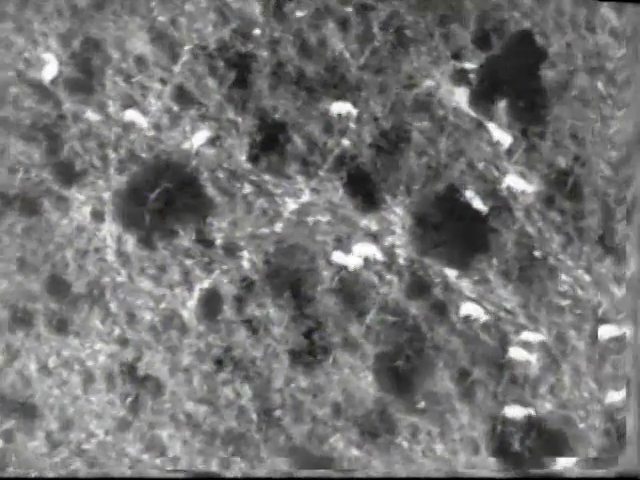
#> input picture Training/image_set/img1.png, 640 x 480 px; its folder holds only this picture in this run
$ python ClassifierTraining.py   (Python 2 division)
#> lines starting #> are read from the running program, lines starting #| are printed output that depends on the picture; after the words box and inside, x2 and y2 are one past the last pixel; in counts of white or black regions, pixels touching at a corner belong together
#!/usr/bin/env python

import cv2
import os, sys
import numpy as np
from scipy import ndimage
from skimage import morphology, img_as_uint
import cPickle
from sklearn.ensemble import RandomForestClassifier


def getObjectFeatures(img, contour):
    x, y, w, h = cv2.boundingRect(contour)
    area = cv2.contourArea(contour)
    extent = float(area) / (h*w)

    hull = cv2.convexHull(contour)
    hull_area = cv2.contourArea(hull)

    solidity = float(area) / hull_area
    (x, y), (major_axis, minor_axis), angle = cv2.fitEllipse(contour)

    mask = np.zeros(img.shape, np.uint8)
    cv2.drawContours(mask, [contour], 0, 255, -1)
    val_min, val_max, loc_min, loc_max = cv2.minMaxLoc(img, mask=mask)
    mean_val = cv2.mean(img, mask=mask)

    return [float(area), extent, solidity, float(major_axis), float(minor_axis), val_min, val_max]

def run(XPOS, YPOS):
#> called with XPOS = 640, YPOS = 300
    features = []
    responses = []
    for fname in os.listdir('Training/image_set'):
        fn = os.path.join('Training/image_set', fname)
        # Read in image as grayscale
        img = cv2.imread(fn)
#> img is the input picture: shape (480, 640, 3); mean B, G, R 115.8, 115.7, 115.9

        gray_img = cv2.cvtColor(img, cv2.COLOR_RGB2GRAY)
        ret, thresh = cv2.threshold(gray_img, 220, 255, cv2.THRESH_TOZERO)
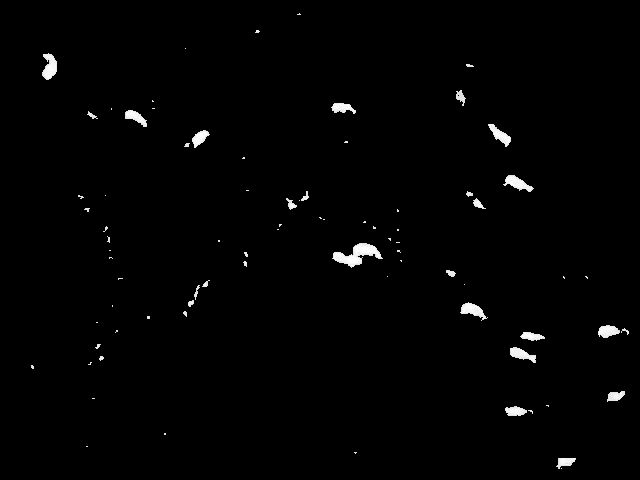
#> thresh: shape (480, 640); min 0, max 255, mean 3
        fill = ndimage.binary_fill_holes(thresh)
#> fill: shape (480, 640) bool; 1.3% white; 80 white regions (55 under 20 px), largest, box (x1, y1, x2, y2) and area: (332, 243, 383, 268) 571, (42, 53, 57, 80) 270, (503, 175, 534, 192) 249

        clean = morphology.remove_small_objects(fill, 12)
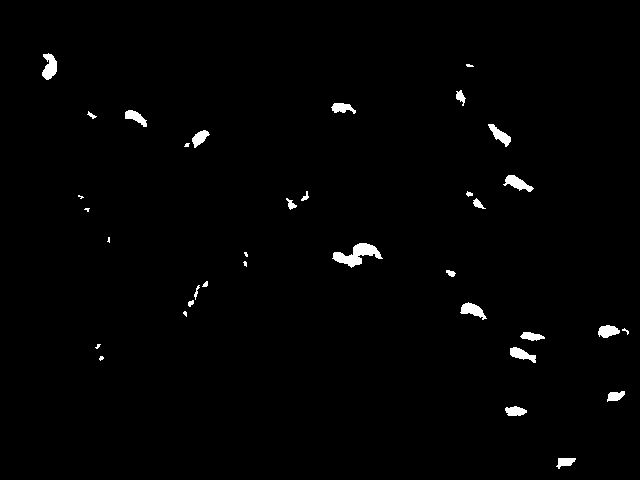
#> clean: shape (480, 640) bool; 1.2% white; 35 white regions (11 under 20 px), largest, box (x1, y1, x2, y2) and area: (332, 243, 383, 268) 570, (42, 53, 57, 80) 270, (503, 175, 534, 192) 249
        clean = img_as_uint(clean).astype(np.dtype('uint8'))
#> clean: shape (480, 640); 1.2% white; 35 white regions (11 under 20 px)
        contour_image = clean.copy()

        contours, hierarchy = cv2.findContours(contour_image, cv2.RETR_LIST, cv2.CHAIN_APPROX_TC89_KCOS)
#> contours = 35 contours, 14 with area under 20; largest, box (x1, y1, x2, y2) and area: (332, 243, 383, 268) 519, (42, 53, 57, 80) 248, (503, 175, 534, 192) 219, (460, 302, 487, 320) 210, (510, 347, 536, 363) 187

        for cnt in contours:
            if len(cnt) < 5:
                continue

            gray_copy = gray_img.copy()
            img_copy = img.copy()
            feats = getObjectFeatures(gray_copy, cnt)
            x, y, w, h = cv2.boundingRect(cnt)
            if x > 10:
                x = x - 10
            if y > 10:
                y = y - 10
            if (x + w + 20) < 640:
                w = w + 20
            if (y + h + 20) < 480:
                h = h + 20
            cv2.rectangle(img_copy, (x, y), (x+w, y+h), (255,0,0), 2)

            features.append(feats)

            cv2.imshow('Training Demo', img_copy)
            cv2.moveWindow('Training Demo', XPOS, YPOS)
            key = cv2.waitKey(0) & 0xFF

            if key == ord('0') or key == 176:
                responses.append(0)
            elif key == ord('1') or key == 177:
                responses.append(1)
            elif key == ord('2') or key == 178:
                responses.append(2)
            elif key == ord('3') or key == 179:
                responses.append(3)
            elif key == ord('4') or key == 180:
                responses.append(4)
            elif key == ord('5') or key == 181:
                responses.append(5)
            elif key == 27:
                return None, None

            del(gray_copy)
            del(img_copy)

            cv2.destroyAllWindows()
#> this loop made 1 pass; (key Esc is pressed on pass 1)
#> (x, y, w, h, area in getObjectFeatures, extent in getObjectFeatures, hull_area in getObjectFeatures, solidity in getObjectFeatures) on pass 1: (546, 448, 40, 31, 110, 0.5, 130, 0.846)
#> pass 1, in run, `cv2.imshow('Training Demo', img_copy)`:
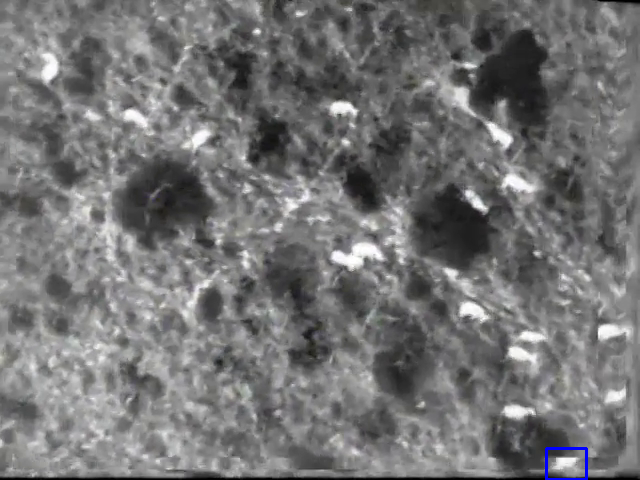
#> window 'Training Demo': shape (480, 640, 3); mean B, G, R 116, 115.6, 115.8
#> after the loop, features = [[110, 0.5, 0.846, 14.12, 23.17, 211, 251]]; responses = []

    return features, responses


if __name__=='__main__':
    XPOS = 640
    YPOS = 300

    features, responses = run(XPOS, YPOS)

    if features == None and responses == None:
        sys.exit()
#> (the program exits here)

$ run again, on Training/image_set/img13.png
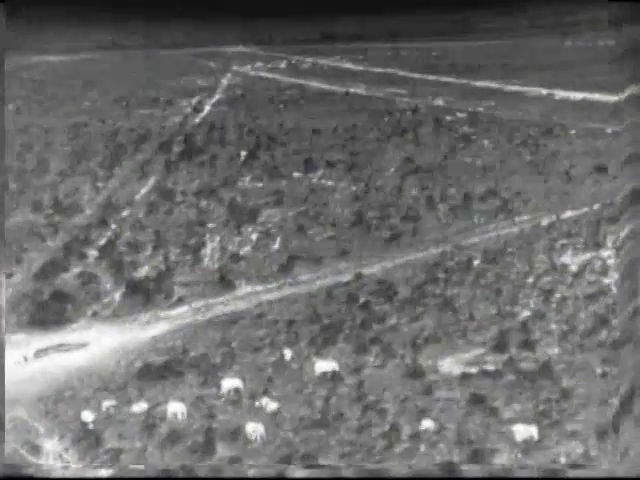
#> input picture Training/image_set/img13.png, 640 x 480 px
#> in run, img is the input picture: shape (480, 640, 3); mean B, G, R 108.2, 108.3, 108.3
#> in run, `ret, thresh = cv2.threshold(gray_img, 220, 255, cv2.THRESH_TOZERO)`:
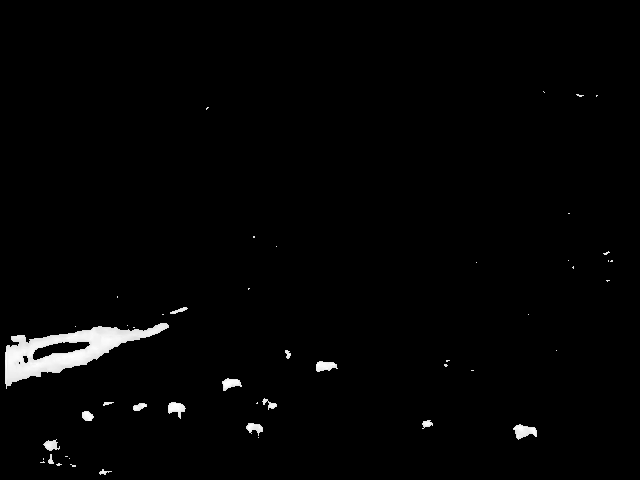
#> thresh: shape (480, 640); min 0, max 255, mean 4.2
#> in run, `fill = ndimage.binary_fill_holes(thresh)`:
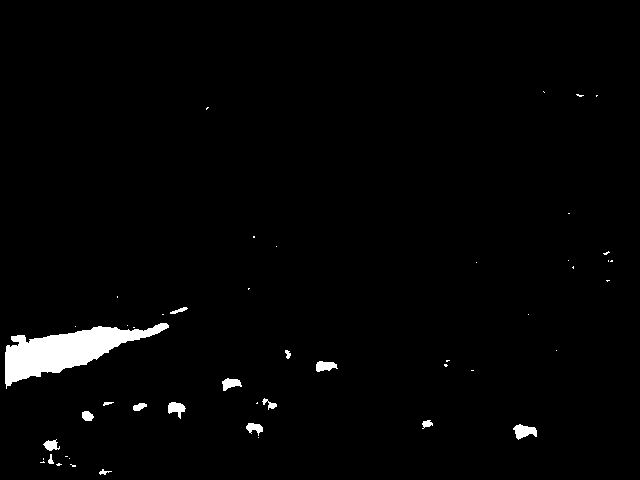
#> fill: shape (480, 640) bool; 2% white; 49 white regions (33 under 20 px), largest, box (x1, y1, x2, y2) and area: (5, 323, 169, 389) 4424, (513, 424, 537, 440) 233, (168, 402, 186, 419) 173
#> contours = 18 contours, 4 with area under 20; largest, box (x1, y1, x2, y2) and area: (5, 323, 169, 389) 4238, (513, 424, 537, 440) 194, (168, 402, 186, 419) 152, (316, 361, 338, 372) 146, (222, 378, 242, 391) 140
#> the loop in run, `for cnt in contours:` made 1 pass; (key Esc is pressed on pass 1)
#> (x, y, w, h, area in getObjectFeatures, extent in getObjectFeatures, hull_area in getObjectFeatures, solidity in getObjectFeatures) on pass 1: (90, 459, 32, 6, 23, 0.319, 35, 0.657)
#> after the loop in run, `for cnt in contours:`: features = [[23, 0.319, 0.657, 5.21, 12.06, 216, 250]]; responses = []

$ run again, on Training/image_set/img15.png
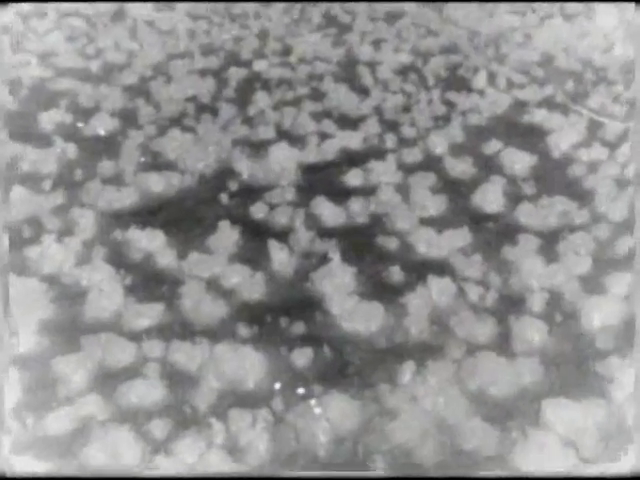
#> input picture Training/image_set/img15.png, 640 x 480 px
#> in run, img is the input picture: shape (480, 640, 3); mean B, G, R 145.4, 145.5, 145.7
#> in run, `ret, thresh = cv2.threshold(gray_img, 220, 255, cv2.THRESH_TOZERO)`:
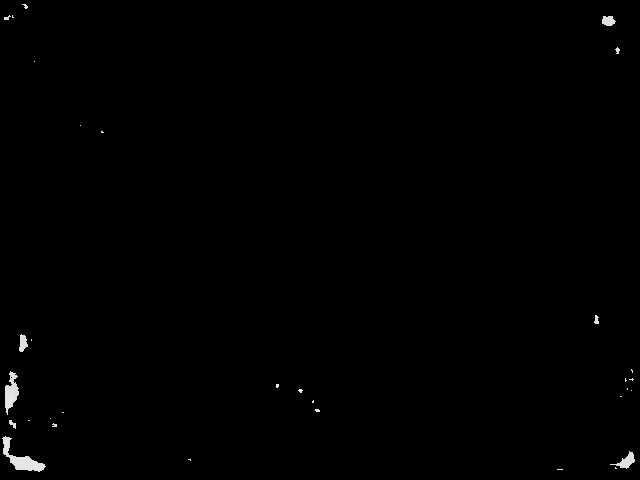
#> thresh: shape (480, 640); min 0, max 243, mean 1.1
#> fill: shape (480, 640) bool; 0.48% white; 32 white regions (24 under 20 px), largest, box (x1, y1, x2, y2) and area: (2, 436, 46, 472) 507, (5, 371, 19, 415) 345, (610, 451, 635, 469) 169
#> contours = 13 contours, 7 with area under 20; largest, box (x1, y1, x2, y2) and area: (2, 436, 46, 472) 455, (5, 371, 19, 415) 304, (610, 451, 635, 469) 143, (19, 334, 28, 352) 90, (602, 16, 616, 26) 90, (9, 420, 16, 429) 22
#> the loop in run, `for cnt in contours:` made 1 pass; (key Esc is pressed on pass 1)
#> (x, y, w, h, area in getObjectFeatures, extent in getObjectFeatures, hull_area in getObjectFeatures, solidity in getObjectFeatures) on pass 1: (600, 441, 25, 38, 143, 0.318, 221.5, 0.646)
#> pass 1, in run, `cv2.imshow('Training Demo', img_copy)`:
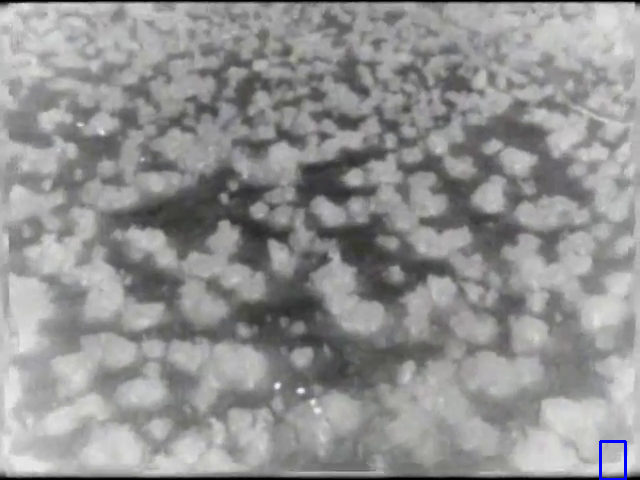
#> window 'Training Demo': shape (480, 640, 3); mean B, G, R 145.5, 145.4, 145.5
#> after the loop in run, `for cnt in contours:`: features = [[143, 0.318, 0.646, 16.21, 24.18, 217, 225]]; responses = []

$ run again, on Training/image_set/img10.png
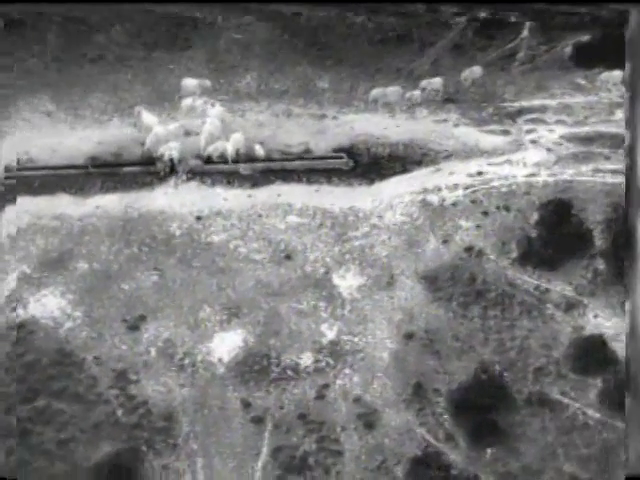
#> input picture Training/image_set/img10.png, 640 x 480 px
#> in run, img is the input picture: shape (480, 640, 3); mean B, G, R 118, 117.7, 118
#> in run, `fill = ndimage.binary_fill_holes(thresh)`:
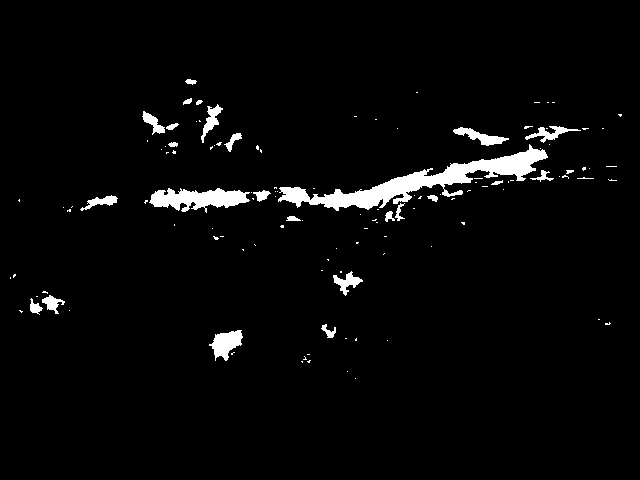
#> fill: shape (480, 640) bool; 3.3% white; 123 white regions (97 under 20 px), largest, box (x1, y1, x2, y2) and area: (278, 144, 548, 211) 4456, (149, 188, 250, 213) 1491, (209, 330, 243, 361) 595
#> contours = 32 contours, 8 with area under 20; largest, box (x1, y1, x2, y2) and area: (278, 144, 548, 211) 4047, (149, 188, 250, 212) 1345, (209, 330, 242, 361) 536, (453, 127, 509, 146) 358, (201, 104, 223, 143) 261
#> the loop in run, `for cnt in contours:` made 1 pass; (key Esc is pressed on pass 1)
#> (x, y, w, h, area in getObjectFeatures, extent in getObjectFeatures, hull_area in getObjectFeatures, solidity in getObjectFeatures) on pass 1: (199, 320, 53, 51, 535.5, 0.523, 689.5, 0.777)
#> pass 1, in run, `cv2.imshow('Training Demo', img_copy)`:
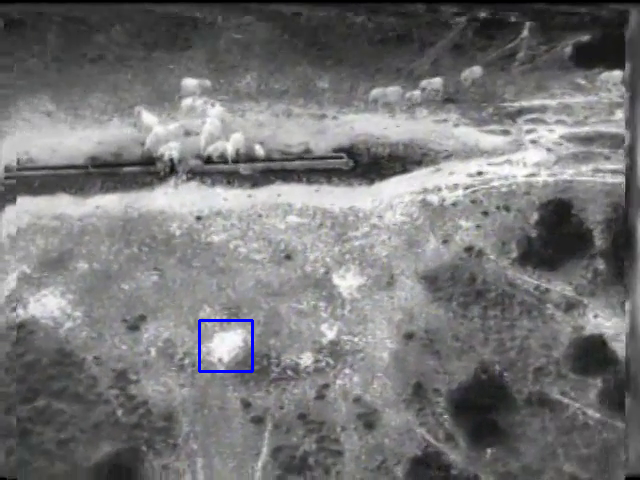
#> window 'Training Demo': shape (480, 640, 3); mean B, G, R 118.2, 117.4, 117.7
#> after the loop in run, `for cnt in contours:`: features = [[535.5, 0.523, 0.777, 23.63, 35.36, 211, 251]]; responses = []
